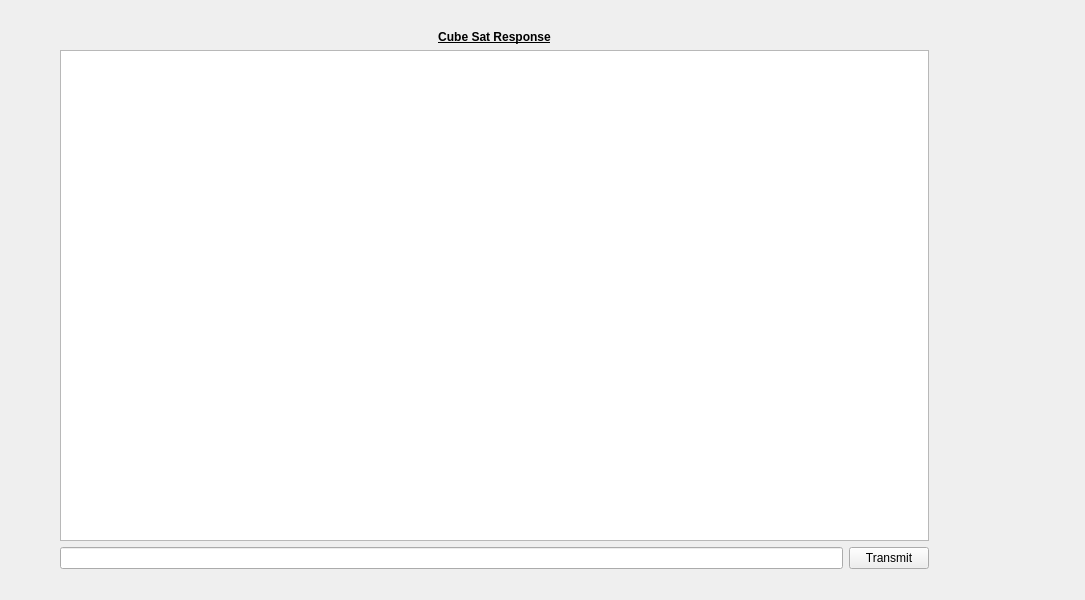
<?xml version="1.0" encoding="UTF-8"?>
<ui version="4.0">
 <class>MainWindow</class>
 <widget class="QWidget" name="MainWindow">
  <property name="geometry">
   <rect>
    <x>0</x>
    <y>0</y>
    <width>1085</width>
    <height>600</height>
   </rect>
  </property>
  <property name="windowTitle">
   <string>MainWindow</string>
  </property>
  <widget class="QWidget" name="verticalLayoutWidget_3">
   <property name="geometry">
    <rect>
     <x>60</x>
     <y>30</y>
     <width>869</width>
     <height>539</height>
    </rect>
   </property>
   <layout class="QVBoxLayout" name="verticalLayout_5">
    <item>
     <widget class="QLabel" name="arduino_resonse_label">
      <property name="font">
       <font>
        <weight>75</weight>
        <bold>true</bold>
        <underline>true</underline>
       </font>
      </property>
      <property name="text">
       <string>Cube Sat Response</string>
      </property>
      <property name="alignment">
       <set>Qt::AlignCenter</set>
      </property>
     </widget>
    </item>
    <item>
     <widget class="QTextBrowser" name="arduino_response"/>
    </item>
    <item>
     <layout class="QHBoxLayout" name="horizontalLayout_3">
      <item>
       <widget class="QLineEdit" name="user_input"/>
      </item>
      <item>
       <widget class="QPushButton" name="transmit_btn">
        <property name="text">
         <string>Transmit</string>
        </property>
       </widget>
      </item>
     </layout>
    </item>
   </layout>
  </widget>
 </widget>
 <resources/>
 <connections/>
</ui>
